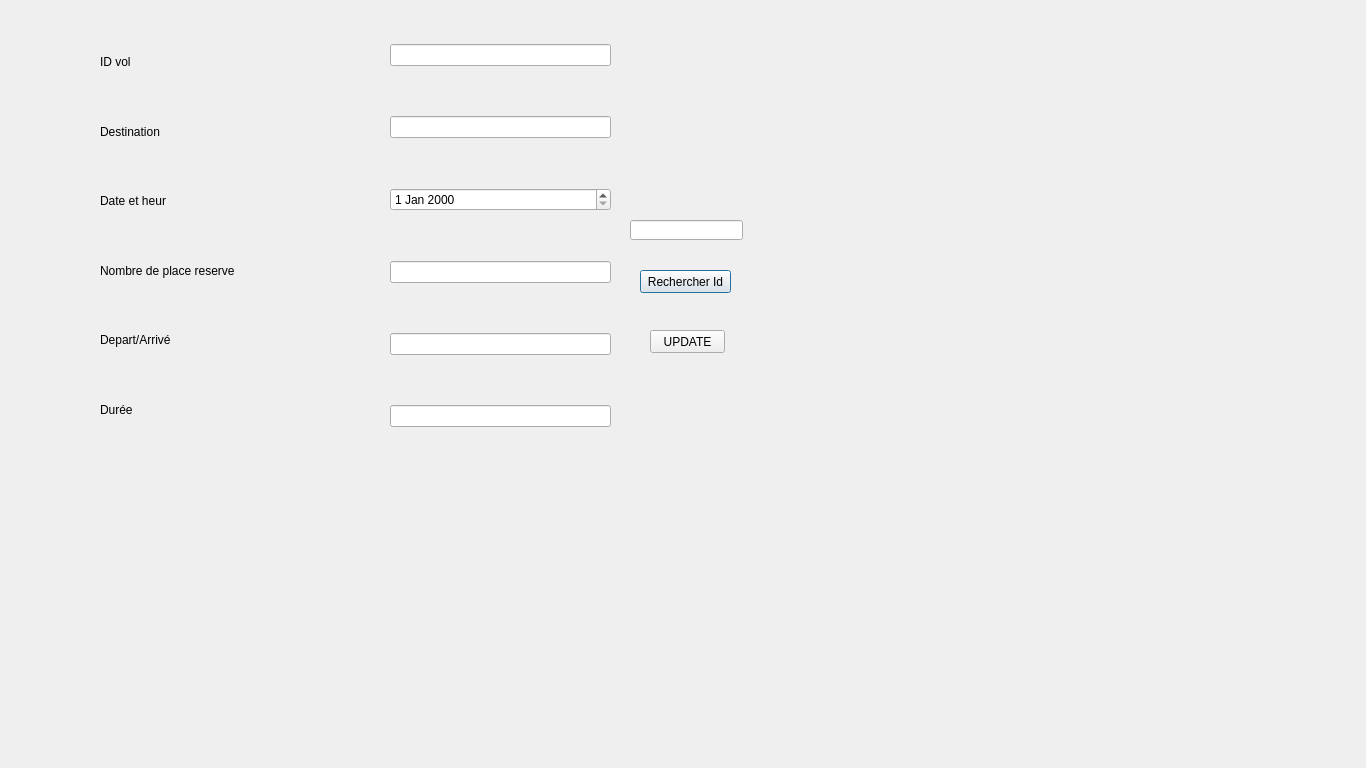
<?xml version="1.0" encoding="UTF-8"?>
<ui version="4.0">
 <class>modifier</class>
 <widget class="QDialog" name="modifier">
  <property name="geometry">
   <rect>
    <x>0</x>
    <y>0</y>
    <width>1366</width>
    <height>768</height>
   </rect>
  </property>
  <property name="windowTitle">
   <string>Dialog</string>
  </property>
  <widget class="QWidget" name="verticalLayoutWidget">
   <property name="geometry">
    <rect>
     <x>100</x>
     <y>30</y>
     <width>160</width>
     <height>411</height>
    </rect>
   </property>
   <layout class="QVBoxLayout" name="verticalLayout">
    <item>
     <widget class="QLabel" name="label_2">
      <property name="text">
       <string>ID vol</string>
      </property>
     </widget>
    </item>
    <item>
     <widget class="QLabel" name="label_3">
      <property name="text">
       <string>Destination</string>
      </property>
     </widget>
    </item>
    <item>
     <widget class="QLabel" name="label_6">
      <property name="text">
       <string>Date et heur</string>
      </property>
     </widget>
    </item>
    <item>
     <widget class="QLabel" name="label_7">
      <property name="text">
       <string>Nombre de place reserve</string>
      </property>
     </widget>
    </item>
    <item>
     <widget class="QLabel" name="label_5">
      <property name="text">
       <string>Depart/Arrivé</string>
      </property>
     </widget>
    </item>
    <item>
     <widget class="QLabel" name="label_4">
      <property name="text">
       <string>Durée</string>
      </property>
     </widget>
    </item>
   </layout>
  </widget>
  <widget class="QWidget" name="verticalLayoutWidget_2">
   <property name="geometry">
    <rect>
     <x>390</x>
     <y>0</y>
     <width>221</width>
     <height>471</height>
    </rect>
   </property>
   <layout class="QVBoxLayout" name="verticalLayout_2">
    <item>
     <widget class="QLineEdit" name="lineedit_idvol"/>
    </item>
    <item>
     <widget class="QLineEdit" name="lineEdit_destination"/>
    </item>
    <item>
     <widget class="QDateEdit" name="dateEdit"/>
    </item>
    <item>
     <widget class="QLineEdit" name="lineEdit_nb_place"/>
    </item>
    <item>
     <widget class="QLineEdit" name="lineEdit_depart"/>
    </item>
    <item>
     <widget class="QLineEdit" name="lineEdit_duree"/>
    </item>
   </layout>
  </widget>
  <widget class="QPushButton" name="pushButton">
   <property name="geometry">
    <rect>
     <x>640</x>
     <y>270</y>
     <width>91</width>
     <height>23</height>
    </rect>
   </property>
   <property name="text">
    <string>Rechercher Id</string>
   </property>
  </widget>
  <widget class="QLineEdit" name="lineEdit_rechercheid">
   <property name="geometry">
    <rect>
     <x>630</x>
     <y>220</y>
     <width>113</width>
     <height>20</height>
    </rect>
   </property>
  </widget>
  <widget class="QPushButton" name="pushButton_modifier">
   <property name="geometry">
    <rect>
     <x>650</x>
     <y>330</y>
     <width>75</width>
     <height>23</height>
    </rect>
   </property>
   <property name="text">
    <string>UPDATE</string>
   </property>
  </widget>
  <widget class="QLabel" name="label">
   <property name="geometry">
    <rect>
     <x>0</x>
     <y>0</y>
     <width>1366</width>
     <height>768</height>
    </rect>
   </property>
   <property name="text">
    <string/>
   </property>
   <property name="pixmap">
    <pixmap resource="images.qrc">:/backgrouuuundd.png</pixmap>
   </property>
  </widget>
  <zorder>label</zorder>
  <zorder>verticalLayoutWidget</zorder>
  <zorder>verticalLayoutWidget_2</zorder>
  <zorder>pushButton</zorder>
  <zorder>lineEdit_rechercheid</zorder>
  <zorder>pushButton_modifier</zorder>
 </widget>
 <resources>
  <include location="images.qrc"/>
 </resources>
 <connections/>
</ui>
